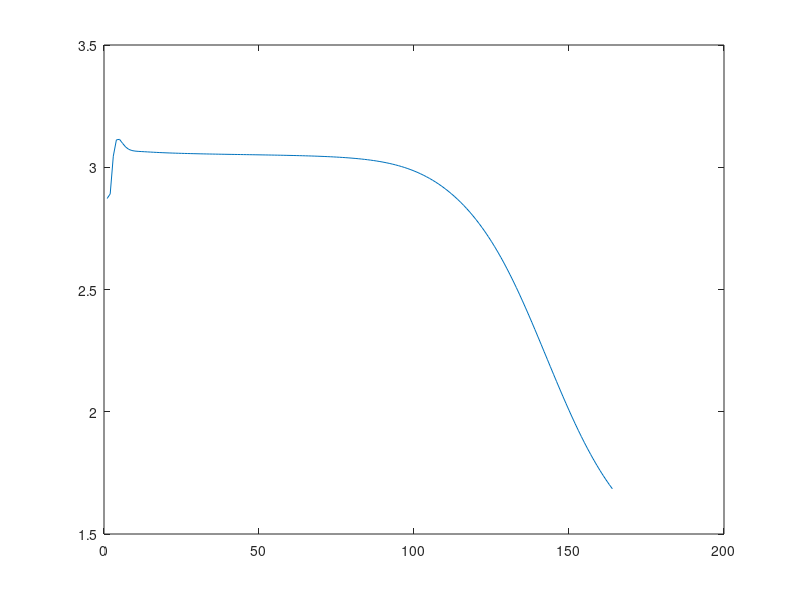

Write the MATLAB code that produced this figure.
x = [ 1 1 1 1;0 0 1 1; 0 1 0 1]
theta = (-1-1) * rand(3,2) +1
theta2 = (-1-1) * rand(3,1)+1
m = size(x,2);
y = [0 1 1 0]
grad = zeros(size(theta));
grad2 = zeros(size(theta2));
alfa = 0.5;
count = 0;
bias = [1, 1, 1, 1];
count = 0;
cost = []

for i = 1:1000
count = count +1;
#FORWARD PROPAGATION
z = theta'*x;

a2 = tanh(z); 
a2 = [bias;a2];
z2 = theta2'*a2;

a3 = tanh(z2);
hipotese = tanh((2/3).*z2);
cost = [cost;-y*(log((hipotese+1)/2))'-(1-y)*(log(1-((hipotese+1)/2)))'];
 
#BackProp
delta3 = y-a3; #GRADIENTE LOCAL DA ULTIMA CAMADA
delta2 = theta2*delta3 .* (1-(a2.^2)); #GRADIENTE LOCAL DA SEGUNDA CAMADA
delta2 = delta2(2:3,:);
#Acumulador
grad = grad + x*delta2';
grad2 = grad2 + a2*delta3';

#Derivada Parcial
grad = (1/m)*grad ;

grad2 = (1/m)*grad2 + (0.1/m)*theta2;

#Atualizacao dos pesos
theta = theta + alfa*grad;
theta2 = theta2 + alfa*grad2;

if a3(:,2:3) >=0.7 && a3(:,1:3:4) <= 0.1
	 count
	break

endif

if any(isnan(a3))
	count
	printf "Ta errado otario: \n "
	break
else
	continue
endif

end
printf "a3 eh igual a: \n ", a3
figure;plot(cost)

